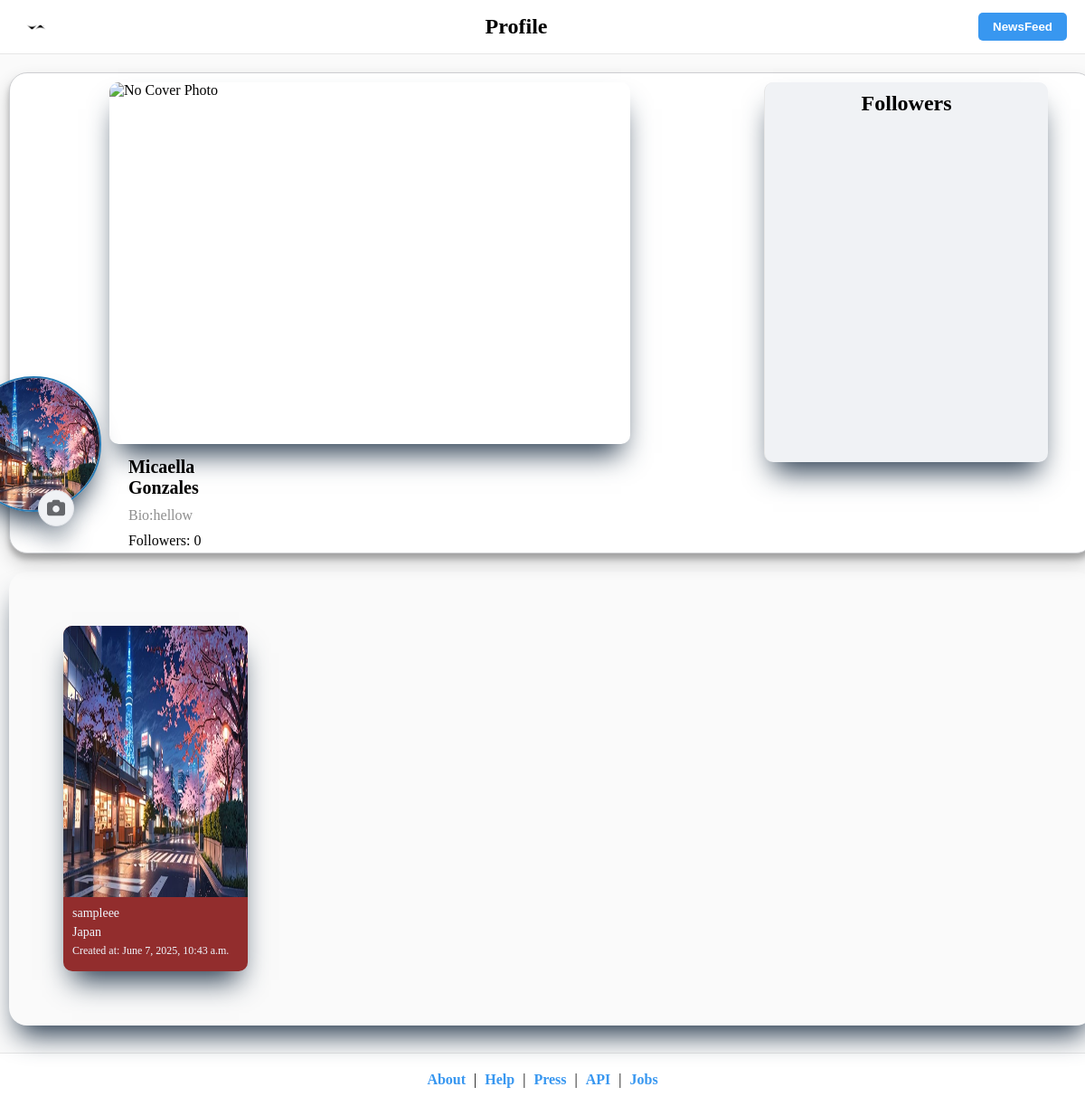
The app's page /profile/ (signed in) with its own data.
### CORE/models.py (models this page shows, shortened)
class User(models.Model):
    username = models.CharField(max_length=50, unique=True)
    email = models.EmailField(unique=True)
    password = models.CharField(max_length=128)
    f_name = models.CharField(max_length=50)
    l_name = models.CharField(max_length=50)
    m_name = models.CharField(max_length=50, null=True, blank=True)

class Profile(models.Model):
    GENDER_CHOICES = [
        ('M', 'Male'),
        ('F', 'Female'),
        ('O', 'Other'),
    ]
    user = models.OneToOneField(User, on_delete=models.CASCADE)  # Changed from ForeignKey to OneToOneField
    profile_picture = models.ImageField(upload_to='profile_pictures/', null=True, blank=True)
    bio = models.TextField(null=True, blank=True)
    b_day = models.DateField(null=True, blank=True)
    phone_number = models.CharField(max_length=20, null=True, blank=True)
    address = models.CharField(max_length=200, null=True, blank=True)
    gender = models.CharField(max_length=10, null=True, blank=True , choices=GENDER_CHOICES)

class PostImage(models.Model):
    post = models.ForeignKey('Post', on_delete=models.CASCADE)
    image = models.ImageField(upload_to='post_images/')

class Post(models.Model):
    user = models.ForeignKey(User, on_delete=models.CASCADE, related_name='posts')
    title = models.CharField(max_length=255)
    post_image = models.ManyToManyField(PostImage, blank=True, related_name='posts')
    content = models.TextField()
    created_at = models.DateTimeField(auto_now_add=True)
    updated_at = models.DateTimeField(auto_now=True)
    no_of_likes = models.IntegerField(default=0)

### CORE/views.py (the view)
# urls.py: path('profile/', views.profile_view, name='Profile'),
def profile_view(request):
    if 'user_id' not in request.session:
        return redirect('login')
    user = get_object_or_404(User, id=request.session['user_id'])
    if Profile.objects.filter(user=user).exists():
        profile = Profile.objects.get(user=user)
        friend_requests = AddFriend.objects.filter(friend=user)
        posts = user.posts.all().order_by('-created_at')
        post_images = PostImage.objects.filter(post__in=posts)
        try:
            cover_photo = CoverPhoto.objects.filter(user=user).latest('id')
        except CoverPhoto.DoesNotExist:
            cover_photo = None
        return render(request, 'profile.html', {
            'user': user,
            'profile': profile,
            'posts': posts,
            'post_images': post_images,
            'friend_requests': friend_requests,
            'cover_photo': cover_photo
        })
    else:
        return redirect('create_profile')

### CORE/templates/profile.html (shortened to what this page needs)
{% load static %}
<!DOCTYPE html>
<html lang="en">
<head>
  <link href="https://cdnjs.cloudflare.com/ajax/libs/font-awesome/6.5.1/css/all.min.css" rel="stylesheet">
  <link rel="stylesheet" href="{% static 'profile.css' %}">
</head>
<body>
  <header>
    <img
      src="{% static 'daw.jpg' %}"
      alt="Instagram Logo" />
    <div><h2>Profile</h2></div>
    <button onclick="window.location.href = '{% url 'dashboard' %}';">NewsFeed</button>
  </header>
  <div class="profile-container">
    {% if cover_photo %}
        <img src="{{ cover_photo.coverphoto.url }}" alt="Cover Photo" class="cover"/>
    {% else %}
        <img src="{% static 'default_cover.jpg' %}" alt="No Cover Photo" class="cover"/>
    {% endif %}
    <div class="profile-details">
      <img src="{{ user.profile.profile_picture.url }}" alt="Profile Picture" />
      <div class="profile-info">
        <p><strong>{{ user.f_name }} {{ user.l_name }}</strong></p>
        <p class="bio">Bio:{{ user.profile.bio }}</p>
        <p>Followers: {{friend_requests.count }}</p>
        <button onclick="window.location.href = '{% url 'edit_profile' %}';" class="edit-profile-btn">
          <i class="fas fa-camera"></i>
        </button>
      </div>
    </div>
    <div class="friend-request-list">
      <h1>Followers</h1>
    </div>
  </div>
  <div class="posts-container">
    {% for post in posts %}
    <div class="post">
      {% for image in post_images %}
          {% if image.post == post %}
            <img src="{{ image.image.url }}" alt="Post Image" />
          {% endif %}
      {% endfor %}
      <div class="post-details">
        <p>{{ post.title }}</p>
        <p>{{ post.content }}</p>
        <p class="created-at">Created at: {{ post.created_at }}</p>
      </div>
    </div>
    {% endfor %}
  </div>
  <div class="footer">
    <a href="#">About</a> | <a href="#">Help</a> | <a href="#">Press</a> | <a href="#">API</a> | <a href="#">Jobs</a>
  </div>
</body>
</html>

### CORE/static/profile.css (style rules this page uses)
* { box-sizing: border-box; margin: 0; padding: 0; }
body { font-family: 'Dancing Script', cursive; background-color: #fafafa; }
header { background-color: white; height: 60px; display: flex; align-items: center; justify-content: space-between; padding: 0 20px; border-bottom: 1px solid #e6e6e6; position: sticky; top: 0; z-index: 1; }
header img { height: 30px; }
header button { background-color: #3897f0; color: white; padding: 8px 16px; border: none; border-radius: 5px; cursor: pointer; font-weight: bold; transition: background-color 0.3s; }
.profile-container { display: flex; justify-content: space-between; padding: 10px; background-color: white; margin-top: 20px; padding-bottom: 100px; box-shadow: 0 10px 20px rgba(0,0,0,0.19), 0 6px 6px rgba(0,0,0,0.23); position: relative; left: 10px; border:1px solid #cdced1; max-width: 1880px; border-radius: 20px; }
.profile-details { display: flex; align-items: center; z-index: 1; position: relative; right: 650px; top: 260px; }
.profile-details img { width: 150px; height: 150px; border-radius: 50%; margin-right: 20px; box-shadow: rgb(38, 57, 77) 0px 20px 30px -10px; bottom: 70px; position: relative; right: 10px; border:2px solid #287ab3; }
.profile-info { display: flex; flex-direction: column; justify-content: center; }
.profile-info p { margin: 5px 0; position: relative; top:20px; }
.profile-info strong { font-size: 20px; }
.bio { color: #8e8e8e; }
.edit-profile-btn { margin-top: 10px; background-color: #f0f2f5; border:1px solid #e4e6eb; border-radius: 50%; width: 40px; height: 40px; display: flex; align-items: center; justify-content: center; cursor: pointer; box-shadow: rgb(38, 57, 77) 0px 20px 30px -10px; transition: background-color 0.3s ease; position: relative; right: 100px; bottom: 60px; }
.edit-profile-btn i { font-size: 20px; color: #65676b; }
.friend-request-list { width: 500px; padding: 10px; border-left: 1px solid #e6e6e6; position: relative; border-radius: 10px; background-color: #f0f2f5; box-shadow: rgb(38, 57, 77) 0px 20px 30px -10px; position: relative; text-align: center; justify-self: unset; right: 40PX; max-height: 600px; overflow: scroll; }
.friend-request-list h1 { font-size: 24px; margin-bottom: 10px; font-weight: bold; font-family: 'Dancing Script', cursive; }
.posts-container { display: grid; grid-template-columns: repeat(4, 5fr); gap: 20px; padding: 60px; position: relative; left:10px; box-shadow: rgb(38, 57, 77) 0px 20px 30px -10px; max-width: 1880px; border-radius: 20px; top: 20px; z-index: 1; }
.post { background-color: rgb(146, 45, 45); border-radius: 10px; box-shadow: rgb(38, 57, 77) 0px 20px 30px -10px; width:80%; max-height: 500px; overflow: scroll; }
.post img { width: 100%; height: 300px; display: block; }
.post-details { padding: 10px; font-size: 14px; position: sticky; bottom: 0; z-index: 1; color: #f0f2f5; }
.post-details p { margin-bottom: 5px; color: aliceblue; }
.created-at { color: #8e8e8e; font-size: 12px; }
.footer { text-align: center; padding: 20px; background-color: white; z-index: 0; position: relative; top: 50px; bottom: 0; width: 100%; border-top: 1px solid #e6e6e6 }
.footer a { text-decoration: none; color: #3897f0; font-weight: bold; margin: 0 5px; }

### CORE/templates/profile.html (style rules this page uses)
.cover { width: 80%; height: 400px; object-fit: cover; border-radius: 10px; margin-bottom: 20px; z-index: 0; box-shadow: rgb(38, 57, 77) 0px 20px 30px -10px; left: 100px; position: relative; }

### records on screen
User: profile.profile_picture (picture), f_name "Micaella", l_name "Gonzales", profile.bio "hellow"
Post: title "sampleee", content "Japan", created_at "June 7, 2025, 10:43 a.m."
PostImage: image (picture)

### other values on screen
{{ friend_requests.count }} "0"
